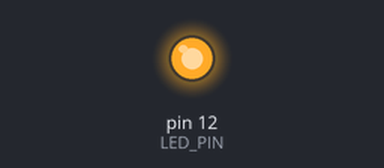
The program below on a simulated Arduino Leonardo, built with avr-gcc and run on an emulated ATmega32U4. Parts: output pins drawn as LEDs (lit = HIGH). Sleep ends after the set time or at an interrupt; what the program prints to the serial monitor is not drawn.

Above: at 0.1 s.
Timing chart, 0 to 1.6 s (numbered marks = the images above):
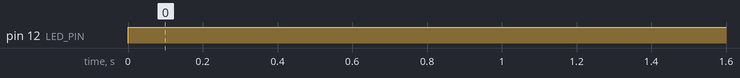

The program:

main.cpp
```cpp
#include <Arduino.h>
#include <avr/wdt.h>
#include "sleep_delay.h"

#define LED_PIN 12


void setup() {
    Serial.begin(115200);
    pinMode(LED_PIN, OUTPUT);
    digitalWrite(LED_PIN, LOW);
}

void loop() {
   // digitalWrite(12, HIGH);
    Serial.println("Schlafen");
    digitalWrite(LED_PIN, HIGH);
    sleep_delay(7);
    digitalWrite(LED_PIN, LOW);
    //sleep_delay(5);
   // Serial.println("Schlafen");
   // digitalWrite(12, LOW);
    Serial.println("Schlaf ende");
    delay(2000);
}
```

main1.cpp
```cpp
#include <Arduino.h>
#include <avr/wdt.h>
#include "sleep_delay.h"


void setup() {
    Serial.begin(115200);
    pinMode(12, OUTPUT);
}

void loop() {
    digitalWrite(12, HIGH);
    Serial.println("Schlafen");
    sleep_delay(5);
    Serial.println("Schlafen");
    digitalWrite(12, LOW);
    Serial.println("Schlaf ende");
    sleep_delay(5);
}
```

sleep_delay.cpp
```cpp
//
// Created by McRebel on 11.06.2022.
//

#include <Arduino.h>
#include "sleep_delay.h"
#include <avr/sleep.h>
#include <avr/wdt.h>
#include <avr/interrupt.h>
#include <avr/io.h>
#include <stdint.h>
#include <avr/interrupt.h>


// Interrupt service Routine
ISR(WDT_vect) {}


void sleep_delay(uint32_t seconds) {
    set_sleep_mode(SLEEP_MODE_PWR_DOWN);  // Set sleepMode to power_down
    while (seconds > 0){
        uint8_t  wdt_time_param;
        if(seconds >= 8){
            wdt_time_param = WDTO_8S;
            seconds-= 8;
        }
        else if(seconds >=4 ){
            wdt_time_param = WDTO_4S;
            seconds -= 4;
        }else if(seconds >=2 ) {
            wdt_time_param = WDTO_2S;
            seconds-=2;
        }else{
            wdt_time_param = WDTO_1S;
        }
        //configure watchdog time
        wdt_enable(wdt_time_param);

        //Enabele Watchdog Interrupt
        WDTCSR |= (1<< WDIE);

        //enter sleep mode
        sleep_mode();
        seconds --;
    }
    wdt_disable();

}
```

sleep_delay.h
```cpp
//
// Created by McRebel on 11.06.2022.
//

#ifndef EXERCISE_SHEET_3_SLEEP_DELAY_H
#define EXERCISE_SHEET_3_SLEEP_DELAY_H

#include <stdint.h>

void sleep_delay(uint32_t seconds);


#endif //EXERCISE_SHEET_3_SLEEP_DELAY_H
```

Measured:
- by itself, pin 12 (LED_PIN): LOW → HIGH at 0.00 s
